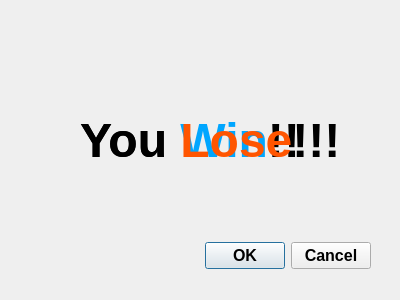
<?xml version="1.0" encoding="UTF-8"?>
<ui version="4.0">
 <class>Result</class>
 <widget class="QDialog" name="Result">
  <property name="geometry">
   <rect>
    <x>0</x>
    <y>0</y>
    <width>400</width>
    <height>300</height>
   </rect>
  </property>
  <property name="font">
   <font>
    <pointsize>12</pointsize>
    <weight>75</weight>
    <bold>true</bold>
   </font>
  </property>
  <property name="windowTitle">
   <string>Game Finished!!!</string>
  </property>
  <widget class="QDialogButtonBox" name="buttonBox">
   <property name="geometry">
    <rect>
     <x>30</x>
     <y>240</y>
     <width>341</width>
     <height>32</height>
    </rect>
   </property>
   <property name="orientation">
    <enum>Qt::Horizontal</enum>
   </property>
   <property name="standardButtons">
    <set>QDialogButtonBox::Cancel|QDialogButtonBox::Ok</set>
   </property>
  </widget>
  <widget class="QLabel" name="win">
   <property name="geometry">
    <rect>
     <x>80</x>
     <y>80</y>
     <width>221</width>
     <height>121</height>
    </rect>
   </property>
   <property name="text">
    <string>&lt;html&gt;&lt;head/&gt;&lt;body&gt;&lt;p&gt;&lt;span style=&quot; font-size:36pt;&quot;&gt;You &lt;/span&gt;&lt;span style=&quot; font-size:36pt; color:#00a6ff;&quot;&gt;Win&lt;/span&gt;&lt;span style=&quot; font-size:36pt;&quot;&gt;!!!&lt;/span&gt;&lt;/p&gt;&lt;/body&gt;&lt;/html&gt;</string>
   </property>
  </widget>
  <widget class="QLabel" name="lose">
   <property name="geometry">
    <rect>
     <x>80</x>
     <y>80</y>
     <width>271</width>
     <height>121</height>
    </rect>
   </property>
   <property name="text">
    <string>&lt;html&gt;&lt;head/&gt;&lt;body&gt;&lt;p&gt;&lt;span style=&quot; font-size:36pt;&quot;&gt;You &lt;/span&gt;&lt;span style=&quot; font-size:36pt; color:#ff5500;&quot;&gt;Lose&lt;/span&gt;&lt;span style=&quot; font-size:36pt;&quot;&gt;!!!&lt;/span&gt;&lt;/p&gt;&lt;/body&gt;&lt;/html&gt;</string>
   </property>
  </widget>
 </widget>
 <resources/>
 <connections>
  <connection>
   <sender>buttonBox</sender>
   <signal>rejected()</signal>
   <receiver>Result</receiver>
   <slot>reject()</slot>
   <hints>
    <hint type="sourcelabel">
     <x>316</x>
     <y>260</y>
    </hint>
    <hint type="destinationlabel">
     <x>286</x>
     <y>274</y>
    </hint>
   </hints>
  </connection>
 </connections>
</ui>
